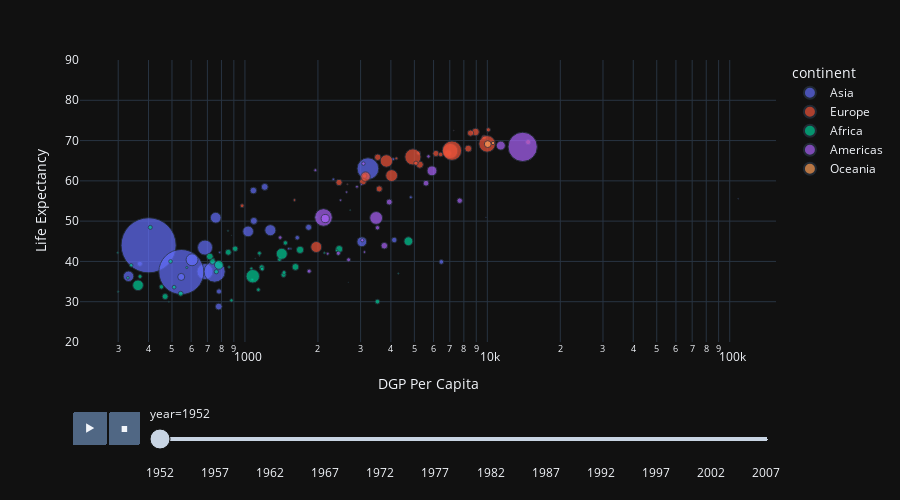

Notebook code for this chart:
### Markdown cell above
That looks very different from where we will end up!  First things first, we've got a curved relationship between per capita GDP and life expectancy.  We learned in the last lesson that a linear model doesn't do a good job modeling the relationship between two features where the scatterplot has a curved pattern.  

However, there are ways to "straighten" the relationship through feature engineering.  You aren't expected to know this, but a plot like this, where the points travel steeply up the y-axis and then flatten out, is characteristic of a logarithmic rather than linear relationship.

That means that if we use a log scale for our x-axis, our points will fall into a line rather than a curve.

### Code cell
fig = px.scatter(df, x='gdpPercap', y = 'lifeExp',
				 log_x=True,
				 size='pop',
				 color='continent',
				 hover_name='country',
				 animation_frame='year',
				 size_max=60,
				 labels={'gdpPercap': 'DGP Per Capita', 'lifeExp': 'Life Expectancy'},
)

fig.update_layout(height=500, yaxis_range=[20,90])

fig.show()

### Figure 1 — Plotly figure (JSON) as saved in the notebook; plotly's stock layout.template omitted (floating-point values rounded to 4 significant figures)
{"data": [{"hovertemplate": "<b>%{hovertext}</b><br><br>continent=Asia<br>year=1952<br>DGP Per Capita=%{x}<br>Life Expectancy=%{y}<br>pop=%{marker.size}<extra></extra>", "hovertext": ["Afghanistan", "Bahrain", "Bangladesh", "Cambodia", "China", "Hong Kong, China", "India", "Indonesia", "Iran", "Iraq", "Israel", "Japan", "Jordan", "Korea, Dem. Rep.", "Korea, Rep.", "Kuwait", "Lebanon", "Malaysia", "Mongolia", "Myanmar", "Nepal", "Oman", "Pakistan", "Philippines", "Saudi Arabia", "Singapore", "Sri Lanka", "Syria", "Taiwan", "Thailand", "Vietnam", "West Bank and Gaza", "Yemen, Rep."], "legendgroup": "Asia", "marker": {"color": "#636efa", "size": [8425333, 120447, 46886859, 4693836, 556263527, 2125900, 372000000, 82052000, 17272000, 5441766, 1620914, 86459025, 607914, 8865488, 20947571, 160000, 1439529, 6748378, 800663, 20092996, 9182536, 507833, 41346560, 22438691, 4005677, 1127000, 7982342, 3661549, 8550362, 21289402, 26246839, 1030585, 4963829], "sizemode": "area", "sizeref": 366300.0, "symbol": "circle"}, "mode": "markers", "name": "Asia", "orientation": "v", "showlegend": true, "x": [779.4, 9867.0, 684.2, 368.5, 400.4, 3054.0, 546.6, 749.7, 3035.0, 4130.0, 4087.0, 3217.0, 1547.0, 1088.0, 1031.0, 108400.0, 4835.0, 1831.0, 786.6, 331.0, 545.9, 1828.0, 684.6, 1273.0, 6460.0, 2315.0, 1084.0, 1643.0, 1207.0, 757.8, 605.1, 1516.0, 781.7], "xaxis": "x", "y": [28.8, 50.94, 37.48, 39.42, 44.0, 60.96, 37.37, 37.47, 44.87, 45.32, 65.39, 63.03, 43.16, 50.06, 47.45, 55.56, 55.93, 48.46, 42.24, 36.32, 36.16, 37.58, 43.44, 47.75, 39.88, 60.4, 57.59, 45.88, 58.5, 50.85, 40.41, 43.16, 32.55], "yaxis": "y", "type": "scatter"}, {"hovertemplate": "<b>%{hovertext}</b><br><br>continent=Europe<br>year=1952<br>DGP Per Capita=%{x}<br>Life Expectancy=%{y}<br>pop=%{marker.size}<extra></extra>", "hovertext": ["Albania", "Austria", "Belgium", "Bosnia and Herzegovina", "Bulgaria", "Croatia", "Czech Republic", "Denmark", "Finland", "France", "Germany", "Greece", "Hungary", "Iceland", "Ireland", "Italy", "Montenegro", "Netherlands", "Norway", "Poland", "Portugal", "Romania", "Serbia", "Slovak Republic", "Slovenia", "Spain", "Sweden", "Switzerland", "Turkey", "United Kingdom"], "legendgroup": "Europe", "marker": {"color": "#EF553B", "size": [1282697, 6927772, 8730405, 2791000, 7274900, 3882229, 9125183, 4334000, 4090500, 42459667, 69145952, 7733250, 9504000, 147962, 2952156, 47666000, 413834, 10381988, 3327728, 25730551, 8526050, 16630000, 6860147, 3558137, 1489518, 28549870, 7124673, 4815000, 22235677, 50430000], "sizemode": "area", "sizeref": 366300.0, "symbol": "circle"}, "mode": "markers", "name": "Europe", "orientation": "v", "showlegend": true, "x": [1601.0, 6137.0, 8343.0, 973.5, 2444.0, 3119.0, 6876.0, 9692.0, 6425.0, 7030.0, 7144.0, 3531.0, 5264.0, 7268.0, 5210.0, 4931.0, 2648.0, 8942.0, 10100.0, 4029.0, 3068.0, 3145.0, 3581.0, 5075.0, 4215.0, 3834.0, 8528.0, 14730.0, 1969.0, 9980.0], "xaxis": "x", "y": [55.23, 66.8, 68.0, 53.82, 59.6, 61.21, 66.87, 70.78, 66.55, 67.41, 67.5, 65.86, 64.03, 72.49, 66.91, 65.94, 59.16, 72.13, 72.67, 61.31, 59.82, 61.05, 58.0, 64.36, 65.57, 64.94, 71.86, 69.62, 43.59, 69.18], "yaxis": "y", "type": "scatter"}, {"hovertemplate": "<b>%{hovertext}</b><br><br>continent=Africa<br>year=1952<br>DGP Per Capita=%{x}<br>Life Expectancy=%{y}<br>pop=%{marker.size}<extra></extra>", "hovertext": ["Algeria", "Angola", "Benin", "Botswana", "Burkina Faso", "Burundi", "Cameroon", "Central African Republic", "Chad", "Comoros", "Congo, Dem. Rep.", "Congo, Rep.", "Cote d'Ivoire", "Djibouti", "Egypt", "Equatorial Guinea", "Eritrea", "Ethiopia", "Gabon", "Gambia", "Ghana", "Guinea", "Guinea-Bissau", "Kenya", "Lesotho", "Liberia", "Libya", "Madagascar", "Malawi", "Mali", "Mauritania", "Mauritius", "Morocco", "Mozambique", "Namibia", "Niger", "Nigeria", "Reunion", "Rwanda", "Sao Tome and Principe", "Senegal", "Sierra Leone", "Somalia", "South Africa", "Sudan", "Swaziland", "Tanzania", "Togo", "Tunisia", "Uganda", "Zambia", "Zimbabwe"], "legendgroup": "Africa", "marker": {"color": "#00cc96", "size": [9279525, 4232095, 1738315, 442308, 4469979, 2445618, 5009067, 1291695, 2682462, 153936, 14100005, 854885, 2977019, 63149, 22223309, 216964, 1438760, 20860941, 420702, 284320, 5581001, 2664249, 580653, 6464046, 748747, 863308, 1019729, 4762912, 2917802, 3838168, 1022556, 516556, 9939217, 6446316, 485831, 3379468, 33119096, 257700, 2534927, 60011, 2755589, 2143249, 2526994, 14264935, 8504667, 290243, 8322925, 1219113, 3647735, 5824797, 2672000, 3080907], "sizemode": "area", "sizeref": 366300.0, "symbol": "circle"}, "mode": "markers", "name": "Africa", "orientation": "v", "showlegend": true, "x": [2449.0, 3521.0, 1063.0, 851.2, 543.3, 339.3, 1173.0, 1071.0, 1179.0, 1103.0, 780.5, 2126.0, 1389.0, 2670.0, 1419.0, 375.6, 328.9, 362.1, 4293.0, 485.2, 911.3, 510.2, 299.9, 853.5, 298.8, 575.6, 2388.0, 1443.0, 369.2, 452.3, 743.1, 1968.0, 1688.0, 468.5, 2424.0, 761.9, 1077.0, 2719.0, 493.3, 879.6, 1450.0, 879.8, 1136.0, 4725.0, 1616.0, 1148.0, 716.7, 859.8, 1468.0, 734.8, 1147.0, 406.9], "xaxis": "x", "y": [43.08, 30.02, 38.22, 47.62, 31.98, 39.03, 38.52, 35.46, 38.09, 40.72, 39.14, 42.11, 40.48, 34.81, 41.89, 34.48, 35.93, 34.08, 37.0, 30.0, 43.15, 33.61, 32.5, 42.27, 42.14, 38.48, 42.72, 36.68, 36.26, 33.69, 40.54, 50.99, 42.87, 31.29, 41.73, 37.44, 36.32, 52.72, 40.0, 46.47, 37.28, 30.33, 32.98, 45.01, 38.63, 41.41, 41.22, 38.6, 44.6, 39.98, 42.04, 48.45], "yaxis": "y", "type": "scatter"}, {"hovertemplate": "<b>%{hovertext}</b><br><br>continent=Americas<br>year=1952<br>DGP Per Capita=%{x}<br>Life Expectancy=%{y}<br>pop=%{marker.size}<extra></extra>", "hovertext": ["Argentina", "Bolivia", "Brazil", "Canada", "Chile", "Colombia", "Costa Rica", "Cuba", "Dominican Republic", "Ecuador", "El Salvador", "Guatemala", "Haiti", "Honduras", "Jamaica", "Mexico", "Nicaragua", "Panama", "Paraguay", "Peru", "Puerto Rico", "Trinidad and Tobago", "United States", "Uruguay", "Venezuela"], "legendgroup": "Americas", "marker": {"color": "#ab63fa", "size": [17876956, 2883315, 56602560, 14785584, 6377619, 12350771, 926317, 6007797, 2491346, 3548753, 2042865, 3146381, 3201488, 1517453, 1426095, 30144317, 1165790, 940080, 1555876, 8025700, 2227000, 662850, 157553000, 2252965, 5439568], "sizemode": "area", "sizeref": 366300.0, "symbol": "circle"}, "mode": "markers", "name": "Americas", "orientation": "v", "showlegend": true, "x": [5911.0, 2677.0, 2109.0, 11370.0, 3940.0, 2144.0, 2627.0, 5587.0, 1398.0, 3522.0, 3048.0, 2428.0, 1840.0, 2195.0, 2899.0, 3478.0, 3112.0, 2480.0, 1952.0, 3759.0, 3082.0, 3023.0, 13990.0, 5717.0, 7690.0], "xaxis": "x", "y": [62.48, 40.41, 50.92, 68.75, 54.74, 50.64, 57.21, 59.42, 45.93, 48.36, 45.26, 42.02, 37.58, 41.91, 58.53, 50.79, 42.31, 55.19, 62.65, 43.9, 64.28, 59.1, 68.44, 66.07, 55.09], "yaxis": "y", "type": "scatter"}, {"hovertemplate": "<b>%{hovertext}</b><br><br>continent=Oceania<br>year=1952<br>DGP Per Capita=%{x}<br>Life Expectancy=%{y}<br>pop=%{marker.size}<extra></extra>", "hovertext": ["Australia", "New Zealand"], "legendgroup": "Oceania", "marker": {"color": "#FFA15A", "size": [8691212, 1994794], "sizemode": "area", "sizeref": 366300.0, "symbol": "circle"}, "mode": "markers", "name": "Oceania", "orientation": "v", "showlegend": true, "x": [10040.0, 10560.0], "xaxis": "x", "y": [69.12, 69.39], "yaxis": "y", "type": "scatter"}], "layout": {"xaxis": {"anchor": "y", "domain": [0.0, 1.0], "title": {"text": "DGP Per Capita"}, "type": "log"}, "yaxis": {"anchor": "x", "domain": [0.0, 1.0], "title": {"text": "Life Expectancy"}, "range": [20, 90]}, "legend": {"title": {"text": "continent"}, "tracegroupgap": 0, "itemsizing": "constant"}, "margin": {"t": 60}, "updatemenus": [{"buttons": [{"args": [null, {"frame": {"duration": 500, "redraw": false}, "mode": "immediate", "fromcurrent": true, "transition": {"duration": 500, "easing": "linear"}}], "label": "&#9654;", "method": "animate"}, {"args": [[null], {"frame": {"duration": 0, "redraw": false}, "mode": "immediate", "fromcurrent": true, "transition": {"duration": 0, "easing": "linear"}}], "label": "&#9724;", "method": "animate"}], "direction": "left", "pad": {"r": 10, "t": 70}, "showactive": false, "type": "buttons", "x": 0.1, "xanchor": "right", "y": 0, "yanchor": "top"}], "sliders": [{"active": 0, "currentvalue": {"prefix": "year="}, "len": 0.9, "pad": {"b": 10, "t": 60}, "steps": [{"args": [["1952"], {"frame": {"duration": 0, "redraw": false}, "mode": "immediate", "fromcurrent": true, "transition": {"duration": 0, "easing": "linear"}}], "label": "1952", "method": "animate"}, {"args": [["1957"], {"frame": {"duration": 0, "redraw": false}, "mode": "immediate", "fromcurrent": true, "transition": {"duration": 0, "easing": "linear"}}], "label": "1957", "method": "animate"}, {"args": [["1962"], {"frame": {"duration": 0, "redraw": false}, "mode": "immediate", "fromcurrent": true, "transition": {"duration": 0, "easing": "linear"}}], "label": "1962", "method": "animate"}, {"args": [["1967"], {"frame": {"duration": 0, "redraw": false}, "mode": "immediate", "fromcurrent": true, "transition": {"duration": 0, "easing": "linear"}}], "label": "1967", "method": "animate"}, {"args": [["1972"], {"frame": {"duration": 0, "redraw": false}, "mode": "immediate", "fromcurrent": true, "transition": {"duration": 0, "easing": "linear"}}], "label": "1972", "method": "animate"}, {"args": [["1977"], {"frame": {"duration": 0, "redraw": false}, "mode": "immediate", "fromcurrent": true, "transition": {"duration": 0, "easing": "linear"}}], "label": "1977", "method": "animate"}, {"args": [["1982"], {"frame": {"duration": 0, "redraw": false}, "mode": "immediate", "fromcurrent": true, "transition": {"duration": 0, "easing": "linear"}}], "label": "1982", "method": "animate"}, {"args": [["1987"], {"frame": {"duration": 0, "redraw": false}, "mode": "immediate", "fromcurrent": true, "transition": {"duration": 0, "easing": "linear"}}], "label": "1987", "method": "animate"}, {"args": [["1992"], {"frame": {"duration": 0, "redraw": false}, "mode": "immediate", "fromcurrent": true, "transition": {"duration": 0, "easing": "linear"}}], "label": "1992", "method": "animate"}, {"args": [["1997"], {"frame": {"duration": 0, "redraw": false}, "mode": "immediate", "fromcurrent": true, "transition": {"duration": 0, "easing": "linear"}}], "label": "1997", "method": "animate"}, {"args": [["2002"], {"frame": {"duration": 0, "redraw": false}, "mode": "immediate", "fromcurrent": true, "transition": {"duration": 0, "easing": "linear"}}], "label": "2002", "method": "animate"}, {"args": [["2007"], {"frame": {"duration": 0, "redraw": false}, "mode": "immediate", "fromcurrent": true, "transition": {"duration": 0, "easing": "linear"}}], "label": "2007", "method": "animate"}], "x": 0.1, "xanchor": "left", "y": 0, "yanchor": "top"}], "height": 500}}
